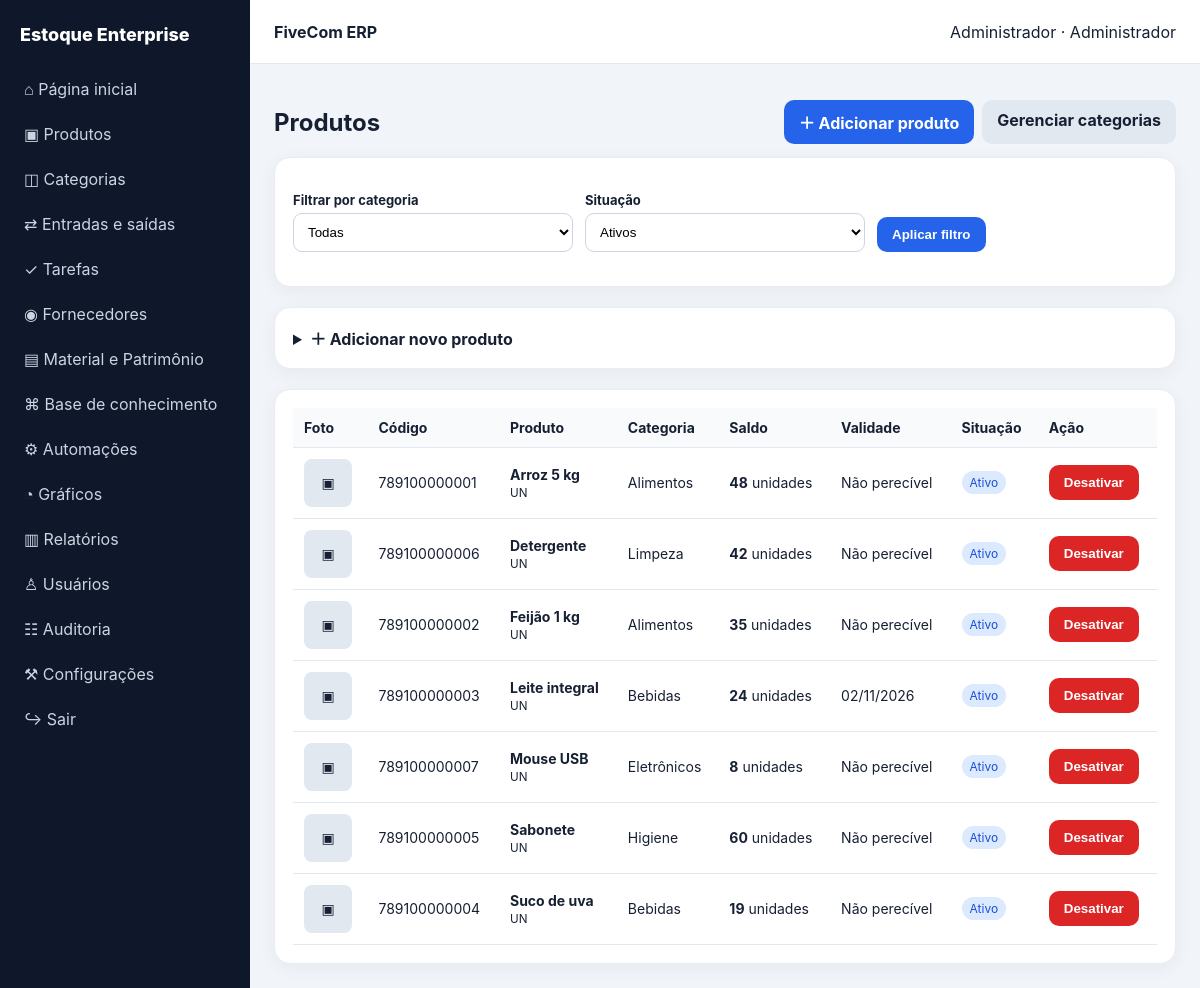
The page /products (signed in) on the database its author committed.
### app.py (models this page shows, shortened)
class Setting(db.Model):
 id=db.Column(db.Integer,primary_key=True); system_name=db.Column(db.String(120),default='FiveCom ERP'); company_name=db.Column(db.String(120),default='Estoque Enterprise'); browser_title=db.Column(db.String(120),default='FiveCom ERP'); primary_color=db.Column(db.String(20),default='#2563eb'); secondary_color=db.Column(db.String(20),default='#0f172a'); logo=db.Column(db.String(255)); login_logo=db.Column(db.String(255)); favicon=db.Column(db.String(255)); login_position=db.Column(db.String(20),default='center'); footer=db.Column(db.String(255),default='Documento gerado automaticamente pelo FiveCom ERP'); disabled_modules=db.Column(db.Text,default='')

class User(UserMixin,db.Model):
 id=db.Column(db.Integer,primary_key=True); name=db.Column(db.String(120),nullable=False); username=db.Column(db.String(80),unique=True,nullable=False); password=db.Column(db.String(255),nullable=False); role=db.Column(db.String(30),default='Operador'); active=db.Column(db.Boolean,default=True); permissions=db.Column(db.Text,default='')
 def can(self,m): return self.role=='Administrador' or m in (self.permissions or '').split(',')

class Product(db.Model):
 id=db.Column(db.Integer,primary_key=True); code=db.Column(db.String(50),unique=True,nullable=False); name=db.Column(db.String(150),nullable=False); category_id=db.Column(db.Integer,db.ForeignKey('category.id')); category=db.relationship('Category'); supplier_id=db.Column(db.Integer,db.ForeignKey('supplier.id')); unit=db.Column(db.String(20),default='UN'); cost=db.Column(db.Float,default=0); price=db.Column(db.Float,default=0); stock=db.Column(db.Float,default=0); min_stock=db.Column(db.Float,default=0); max_stock=db.Column(db.Float,default=0); location=db.Column(db.String(100)); perishable=db.Column(db.Boolean,default=False); batch=db.Column(db.String(80)); manufacture_date=db.Column(db.Date); expiry_date=db.Column(db.Date); attachment=db.Column(db.String(255)); photo=db.Column(db.String(255)); active=db.Column(db.Boolean,default=True); suppliers=db.relationship('Supplier',secondary=product_suppliers,back_populates='products')

class Category(db.Model):
 id=db.Column(db.Integer,primary_key=True); name=db.Column(db.String(100),unique=True,nullable=False); description=db.Column(db.Text); active=db.Column(db.Boolean,default=True)

### app.py (the view, shortened to what this page needs)
@app.route('/products',methods=['GET','POST'])
@login_required
def products():
 q=Product.query;cat=request.args.get('category');status=request.args.get('status','active')
 if cat:q=q.filter_by(category_id=int(cat))
 q=q.filter_by(active=(status!='inactive'))
 return render_template('products.html',items=q.order_by(Product.name).all(),suppliers=Supplier.query.order_by(Supplier.name).all(),categories=Category.query.filter_by(active=True).order_by(Category.name).all(),selected_cat=cat,status=status,open_form=request.args.get('new')=='1')

### app.py (called while the page is built)
@login.user_loader
def load_user(i): return db.session.get(User,int(i))

def settings():
 s=Setting.query.first()
 if not s:s=Setting();db.session.add(s);db.session.commit()
 return s

@app.context_processor
def ctx():
 s=settings(); return dict(cfg=s,module_enabled=lambda m:m not in (s.disabled_modules or '').split(','),now=datetime.now())

### templates/products.html (shortened to what this page needs)
{% extends 'base.html' %}{% block content %}<div style="display:flex;justify-content:space-between;gap:12px;align-items:center;flex-wrap:wrap"><h1>Produtos</h1><div class="actions"><a class="btn" href="{{url_for('products',new=1)}}">＋ Adicionar produto</a><a class="btn light" href="{{url_for('categories')}}">Gerenciar categorias</a></div></div><form class="card" method="get"><div class="form-grid"><p><label>Filtrar por categoria</label><select name="category"><option value="">Todas</option></select></p><p><label>Situação</label><select name="status"><option value="active" {% if status=='active' %}selected{% endif %}>Ativos</option></select></p><p style="align-self:end"><button class="btn">Aplicar filtro</button></p></div></form><br><details class="card" id="newProduct" ><summary><b>＋ Adicionar novo produto</b></summary></details><br><div class="card table-wrap"><table><tr><th>Foto</th><th>Código</th><th>Produto</th><th>Categoria</th><th>Saldo</th><th>Validade</th><th>Situação</th><th>Ação</th></tr>{% for p in items %}<tr><td>{% if p.photo %}<img src="{{url_for('static',filename='uploads/'+p.photo)}}" style="width:48px;height:48px;object-fit:cover;border-radius:8px">{% else %}<div style="width:48px;height:48px;border-radius:8px;background:#e2e8f0;display:grid;place-items:center">▣</div>{% endif %}</td><td>{{p.code}}</td><td><b>{{p.name}}</b><br><small>{{p.unit}}</small></td><td>{{p.category.name if p.category else 'Sem categoria'}}</td><td><b>{{p.stock|int if p.stock==p.stock|int else p.stock}}</b> unidades</td><td>{% if p.perishable and p.expiry_date %}{{p.expiry_date.strftime('%d/%m/%Y')}}{% else %}Não perecível{% endif %}</td><td><span class="badge">{{'Ativo' if p.active else 'Desativado'}}</span></td><td><form method="post" action="{{url_for('product_status',i=p.id)}}" onsubmit="return confirm('{{'Reativar' if not p.active else 'Desativar'}} o produto {{p.name}}? O histórico será preservado.')"><button class="btn {{'danger' if p.active else ''}}">{{'Desativar' if p.active else 'Reativar'}}</button></form></td></tr>{% else %}<tr><td colspan="8">Nenhum produto encontrado neste filtro.</td></tr>{% endfor %}</table></div>{% endblock %}

### templates/base.html (shortened to what this page needs)
<!doctype html><html lang="pt-BR"><head><link rel="stylesheet" href="{{url_for('static',filename='style.css')}}"></head><body><aside class="sidebar" id="side"><div class="brand"><span>{{cfg.company_name}}</span></div><nav class="nav"><a href="{{url_for('home')}}">⌂ Página inicial</a>{% if module_enabled('produtos') and current_user.can('produtos') %}<a href="{{url_for('products')}}">▣ Produtos</a><a href="{{url_for('categories')}}">◫ Categorias</a>{% endif %}{% if module_enabled('movimentacoes') %}<a href="{{url_for('movements')}}">⇄ Entradas e saídas</a>{% endif %}{% if module_enabled('tarefas') %}<a href="{{url_for('tasks')}}">✓ Tarefas</a>{% endif %}{% if module_enabled('fornecedores') %}<a href="{{url_for('suppliers')}}">◉ Fornecedores</a>{% endif %}{% if module_enabled('patrimonio') %}<a href="{{url_for('assets')}}">▤ Material e Patrimônio</a>{% endif %}{% if module_enabled('conhecimento') %}<a href="{{url_for('knowledge')}}">⌘ Base de conhecimento</a>{% endif %}{% if module_enabled('automacoes') %}<a href="{{url_for('automations')}}">⚙ Automações</a>{% endif %}{% if module_enabled('graficos') %}<a href="{{url_for('charts')}}">◔ Gráficos</a>{% endif %}{% if module_enabled('relatorios') %}<a href="{{url_for('reports')}}">▥ Relatórios</a>{% endif %}{% if current_user.role=='Administrador' %}<a href="{{url_for('users')}}">♙ Usuários</a><a href="{{url_for('audits')}}">☷ Auditoria</a><a href="{{url_for('config')}}">⚒ Configurações</a>{% endif %}<a href="{{url_for('logout')}}">↪ Sair</a></nav></aside><main class="main"><header class="top"><strong>{{cfg.system_name}}</strong><span>{{current_user.name}} · {{current_user.role}}</span></header><section class="content">{% block content %}{% endblock %}</section></main></body></html>

### static/style.css (style rules this page uses)
:root { --primary:#2563eb;--secondary:#0f172a }
* { box-sizing:border-box }
body { margin:0;font-family:Inter,system-ui,Arial;background:#f1f5f9;color:#172033 }
a { text-decoration:none;color:inherit }
.sidebar { position:fixed;inset:0 auto 0 0;width:250px;background:var(--secondary);color:#fff;padding:18px 12px;overflow:auto }
.brand { display:flex;align-items:center;gap:10px;font-weight:800;font-size:18px;padding:6px 8px 20px }
.nav a { display:block;padding:11px 12px;border-radius:10px;margin:3px 0;color:#cbd5e1 }
.main { margin-left:250px;min-height:100vh }
.top { height:64px;background:#fff;display:flex;align-items:center;justify-content:space-between;padding:0 24px;border-bottom:1px solid #e2e8f0;position:sticky;top:0;z-index:5 }
.content { padding:24px;max-width:1500px;margin:auto }
.card { background:#fff;border-radius:16px;padding:18px;box-shadow:0 4px 18px #0f172a0d;border:1px solid #e8edf3 }
.btn { background:var(--primary);color:#fff;border:0;padding:10px 15px;border-radius:10px;cursor:pointer;font-weight:650 }
.btn.danger { background:#dc2626 }
.btn.light { background:#e2e8f0;color:#172033 }
.actions { display:flex;gap:8px;flex-wrap:wrap }
.form-grid { display:grid;grid-template-columns:repeat(3,1fr);gap:12px }
label { font-size:13px;font-weight:700;display:block;margin-bottom:5px }
input,select,textarea { width:100%;padding:10px;border:1px solid #cbd5e1;border-radius:9px;background:#fff }
.table-wrap { overflow:auto }
table { width:100%;border-collapse:collapse }
th,td { text-align:left;padding:11px;border-bottom:1px solid #e2e8f0;font-size:14px }
th { background:#f8fafc }
.badge { display:inline-block;padding:4px 8px;border-radius:999px;background:#dbeafe;color:#1d4ed8;font-size:12px }
summary { cursor:pointer }

### rows shown on the page
Setting: company_name "Estoque Enterprise", system_name "FiveCom ERP"
User: name "Administrador", role "Administrador"
Product: code "789100000001", name "Arroz 5 kg", unit "UN", category "Alimentos", stock "48", perishable "Não perecível", active "Ativo", active "Desativar"
Product: code "789100000006", name "Detergente", unit "UN", category "Limpeza", stock "42", perishable "Não perecível", active "Ativo", active "Desativar"
Product: code "789100000002", name "Feijão 1 kg", unit "UN", category "Alimentos", stock "35", perishable "Não perecível", active "Ativo", active "Desativar"
Product: code "789100000003", name "Leite integral", unit "UN", category "Bebidas", stock "24", expiry_date "02/11/2026", active "Ativo", active "Desativar"
Product: code "789100000007", name "Mouse USB", unit "UN", category "Eletrônicos", stock "8", perishable "Não perecível", active "Ativo", active "Desativar"
Product: code "789100000005", name "Sabonete", unit "UN", category "Higiene", stock "60", perishable "Não perecível", active "Ativo", active "Desativar"
Product: code "789100000004", name "Suco de uva", unit "UN", category "Bebidas", stock "19", perishable "Não perecível", active "Ativo", active "Desativar"
